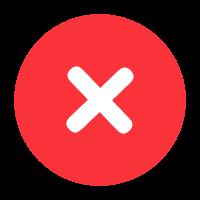
#> input picture Sources/has_defect.png, 200 x 200 px
$ python -i DcmDealFdi5d5.py   (imports and definitions only)
#> lines starting #> are read from the running program, lines starting #| are printed output that depends on the picture
# -*- coding: utf-8 -*-

"""
Time : 2024/11/9 下午4:57
Author : Hou Mingjun
Email : houmingjun21@163.cpm
File : DcmDealFdi5d5.py
Lab: Information Group of InteCast Software Center
Function of the program: 不同增强方法
"""
import cv2
import numpy as np
from PIL import Image

from constants import *


class DcmDealFdi5d5:
    method_dict = None

    def __init__(self):
        self.method_dict = {
            WINDOW_IMAGE: self.window_image,
            NORMALIZE: self.normalize_image,
            PARTITION_WINDOWING: self.partition_window,
            SUB_WINDOW: self.sub_window,
            SUB_NORMALIZE: self.sub_normalize
        }

    # [13 lines left out: functions call_method, window_image, not called in this run]

    def normalize_image(self, image):
        return cv2.normalize(image, None, 0, 255, cv2.NORM_MINMAX).astype(np.uint8)

    # [91 lines left out: functions partition_window, sub_window, not called in this run]

    def sub_normalize(self, image):
        # Scale the image by a factor of 3
        height, width = image.shape
        factor = 1 / 2
        # Adjust dimensions to the nearest multiple of 416
        new_height = round((height * factor) / 416) * 416
        new_width = round((width * factor) / 416) * 416
        image_resized = cv2.resize(image, (new_width, new_height), interpolation=cv2.INTER_LINEAR)

        # Calculate number of sub-images
        num_subimages_x = new_width // 416
        num_subimages_y = new_height // 416
        crops = []
        for i in range(num_subimages_y):
            for j in range(num_subimages_x):
                # Crop sub-image
                sub_image = image_resized[i * 416:(i + 1) * 416, j * 416:(j + 1) * 416]
                crops.append(sub_image)

        enhanced_crops = [self.normalize_image(crop) for crop in crops]

        result = Image.new('L', (new_width, new_height), color=0)
        index = 0
        for i in range(num_subimages_y):
            for j in range(num_subimages_x):
                left = j * 416
                upper = i * 416
                right = (j + 1) * 416
                lower = (i + 1) * 416
                crop_image = Image.fromarray(enhanced_crops[index])
                result.paste(crop_image, (left, upper, right, lower))
                index += 1
        result = np.array(result)
        result = cv2.resize(result, (width, height), interpolation=cv2.INTER_LINEAR)
        return result

>>> import cv2
>>> picture = cv2.imread('../Sources/has_defect.png', cv2.IMREAD_GRAYSCALE)
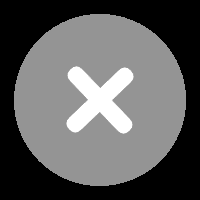
#> picture: shape (200, 200); min 0, max 255, mean 92.8
>>> result = DcmDealFdi5d5().sub_normalize(picture)
#> (the run stopped early here; a loop or call above may not have finished)
